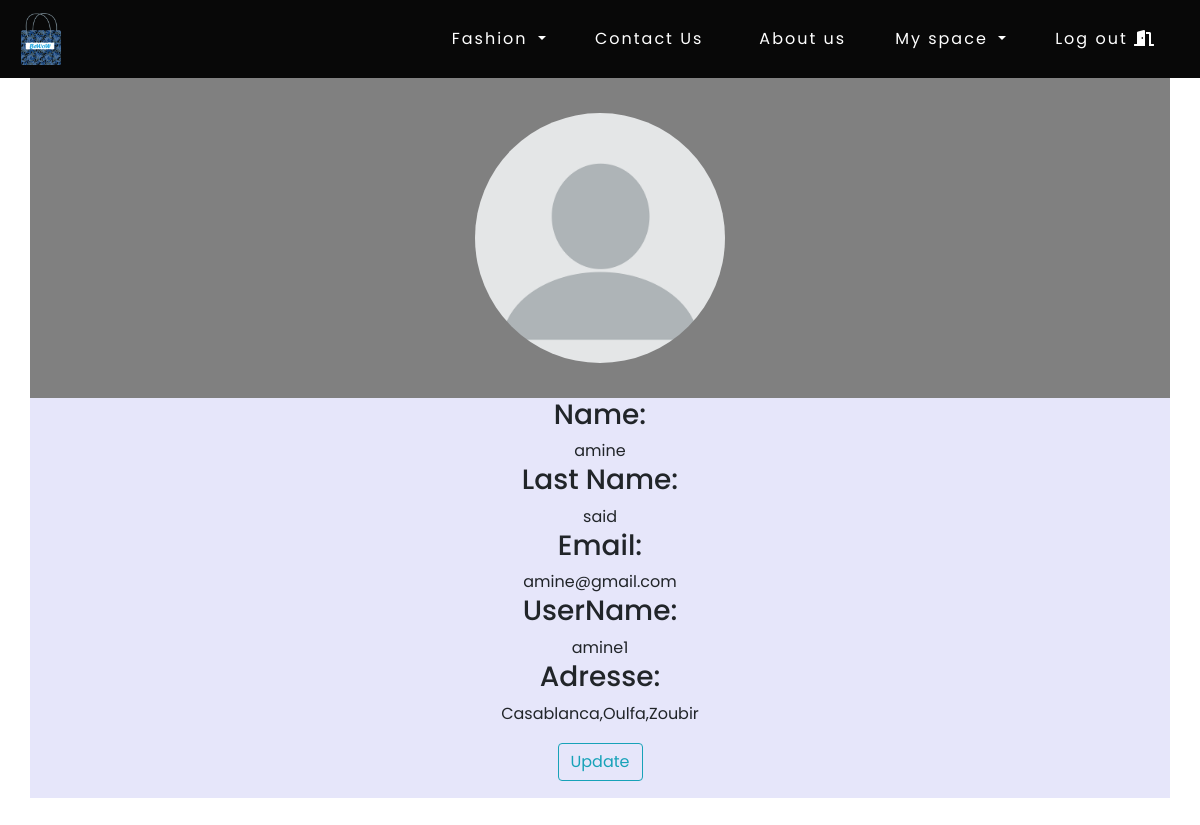
The app's page /myAccount.php (signed in) with its own data.
### tables this page shows
CREATE TABLE `users` (
  `userId` int(11) NOT NULL,
  `userName` varchar(128) NOT NULL,
  `userLastName` varchar(128) NOT NULL,
  `userEmail` varchar(128) NOT NULL,
  `userUid` varchar(128) NOT NULL,
  `userPwd` varchar(128) NOT NULL,
  `image` varchar(100) DEFAULT NULL,
  `adresse` varchar(100) DEFAULT NULL
);

### myAccount.php (the view, shortened to what this page needs)
<?php
$conn=mysqli_connect('localhost','root','','bewow') or die(mysqli_error($conn));
if($conn){
?>
<!DOCTYPE html>
<html lang="en">
<head>
<link rel="stylesheet" href="https://maxcdn.bootstrapcdn.com/bootstrap/4.5.2/css/bootstrap.min.css">
<link rel="stylesheet" href="https://use.fontawesome.com/releases/v5.15.4/css/all.css">
</head>
<body>
<nav class="navbar navbar-expand-sm bg-dark navbar-dark" style="min-height: 8vh;background-color:#080808 !important">
            <a class="navbar-brand" href="HomePage.php" style="padding: 5px;"><img src="img/logo.png" alt="logo" style="width: 40px;"></a>
            <ul class="navbar-nav">
                <div class="collapse navbar-collapse" id="collapsibleNavbar">
                    <div class="btn-group">
                        <button type="button" class="btn dropdown-toggle" data-toggle="dropdown" style=" padding-right:20px;color:white !important; padding-left: 20px;color: rgba(255,255,255,.5); letter-spacing: 2px;">
                            Fashion
                        </button>
                    </div>
                    <li class="nav-item ">
                        <a class="nav-link " href="contact.php" style="color:white">Contact Us</a>
                    </li>
                    <li class="nav-item ">
                        <a class="nav-link " href="abtus.php" style="color:white">About us</a>
                    </li>
                    <div class="btn-group">
                    <button type="button" class="btn dropdown-toggle" data-toggle="dropdown" style=" padding-right:20px;color:white !important; padding-left: 20px;color: rgba(255,255,255,.5); letter-spacing: 2px;">
                        My space
                    </button>
                    </div>
                    <li class="nav-item ">
                        <a class="nav-link " href="PhpSheets/logout.php" style="color:white">Log out <i class="fas fa-door-open"></i></a>
                    </li>
            </ul>
        </nav>
    <form action="monCompte.php" method="POST">
        <?php
        $userId=$_SESSION['userid'];
        $sql="SELECT * FROM users WHERE users.userId=$userId";
        $result=mysqli_query($conn,$sql) or die(mysqli_error($conn));
        if(mysqli_num_rows($result)>0){
            $line=mysqli_fetch_assoc($result);
        ?>
<div class="container" style="height:40vh;background-color:gray;display:flex;align-items:center;justify-content:center">
                <?php
                if($line['image']==Null){
                    ?>
                    <img src="img/blank.png" alt="" class="rounded-circle" style="width:250px; height: 250px;">
                    <?php
                }else{
                    ?>
                    <img src="uploadsUser/<?php echo $line['image']?>" alt="" class="rounded-circle" style="width:250px; height: 250px;">
                    <?php
                }
                 ?>
        </div>
        <div class="container" style="height:50vh;background-color:lavender;display:flex;align-items:center;justify-content:center;flex-direction:column;margin-bottom:30px">
                <h3 for="nom">Name:</h3> <span name="nom" for="" class="text-nowrap"><?php echo $line['userName']?></span>
                <h3 for="prenom">Last Name:</h3> <span for="" class="text-nowrap"><?php echo $line['userLastName']?></span>
                <h3 for="email">Email:</h3> <span for="" class="text-nowrap"><?php echo $line['userEmail']?></span>
                <h3 for="email">UserName:</h3> <span for="" class="text-nowrap"><?php echo $line['userUid']?></span>
                <h3 for="email">Adresse:</h3> <span for="" class="text-nowrap"><?php echo $line['adresse']?></span>
                <div style="width:100%; display:flex; align-items:center;;justify-content:center;margin-left:0 auto;flex-direction:row;flex:1">
                   <a href='updatespecificuser.php?userId=<?php echo $line['userId']?>' class="btn btn-outline-info">Update</a>
                </div>
        </div>
        <?php
        }
        ?>
    </form>
</body>
</html>
<?php
}
?>

### myAccount.php (style rules this page uses)
body { font-family: 'Poppins',sans-serif; }
li { letter-spacing: 2px; padding-right: 20px; padding-left: 20px; }
.navbar-nav { margin-left: auto; }

### records on screen
users: userName "amine", userLastName "said", userEmail "amine@gmail.com", userUid "amine1", adresse "Casablanca,Oulfa,Zoubir"
